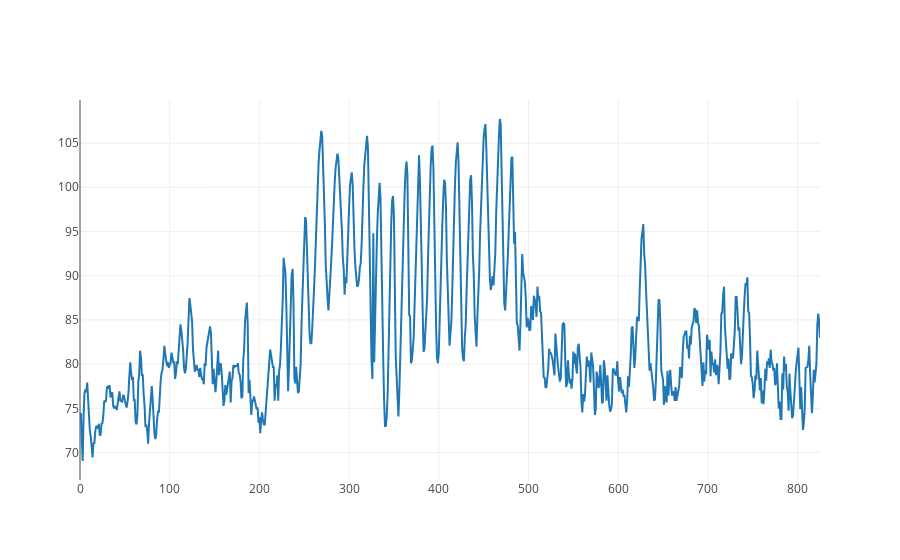

Source (notebook cell):
### Code cell
# Plotting bradycardia

axis_x = np.linspace(0, (len(bpm_values))-1, len(bpm_values))
axis_y = bpm_values

colors = []
for i in range(len(bpm_values)):
    colors.append('rgb(22, 96, 167)')

for i in range(len(bpm_values)):
    if bpm_values[i] < 60:
        colors[i] = str('rgb(205, 12, 24)')


trace = go.Scatter(
    x = axis_x,
    y = axis_y,
    mode='lines',
    marker=dict(color=(colors))
)

data = [trace]

iplot(data, filename='basic-line')

### Figure 1 — Plotly figure (JSON) as saved in the notebook; plotly's stock layout.template omitted (floating-point values rounded to 4 significant figures; data arrays with more than 128 entries replaced by an {"elided": "..."} marker saying what was removed)
{"data": [{"marker": {"color": {"elided": "826 str values"}}, "mode": "lines", "type": "scatter", "x": {"elided": "826 int values"}, "y": {"elided": "826 float values"}}], "layout": {}}
